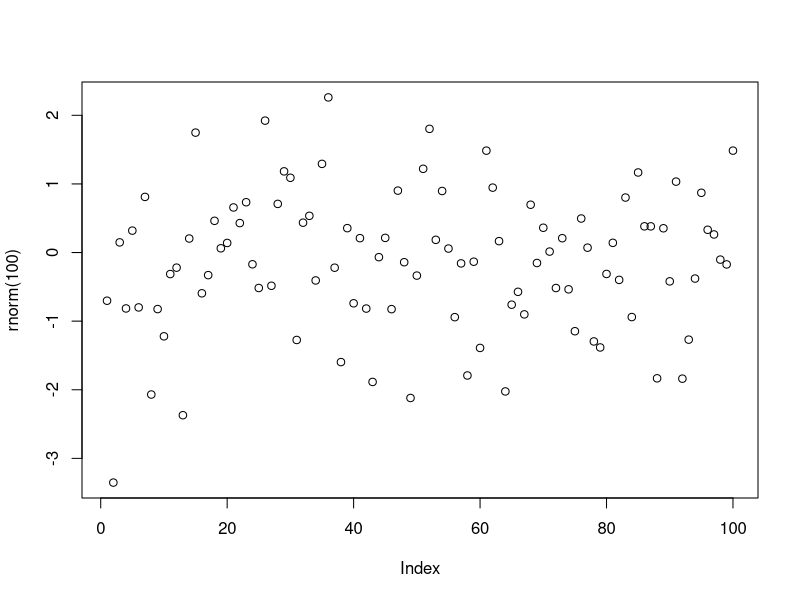
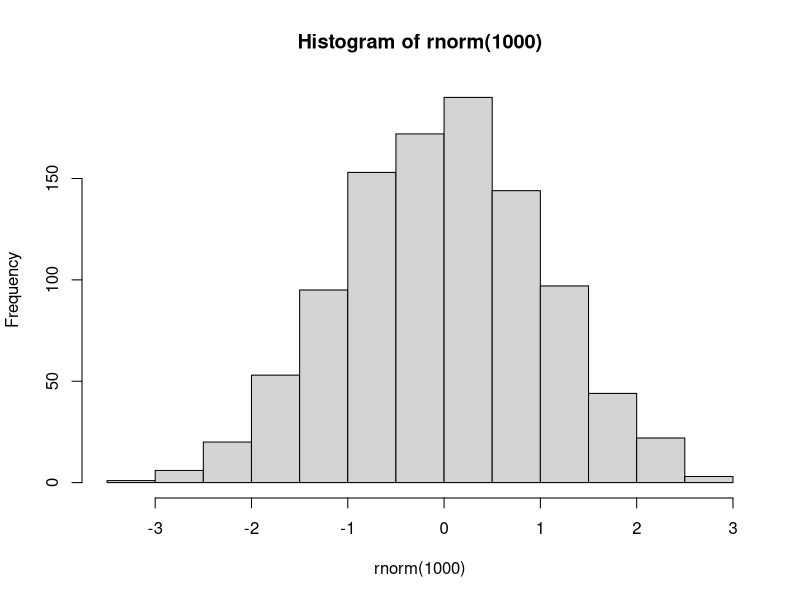

Source code (R) for these figures, in order:
## ---- chunk 1
1+1

plot(rnorm(100))

## ---- chunk 2
hist(rnorm(1000))
